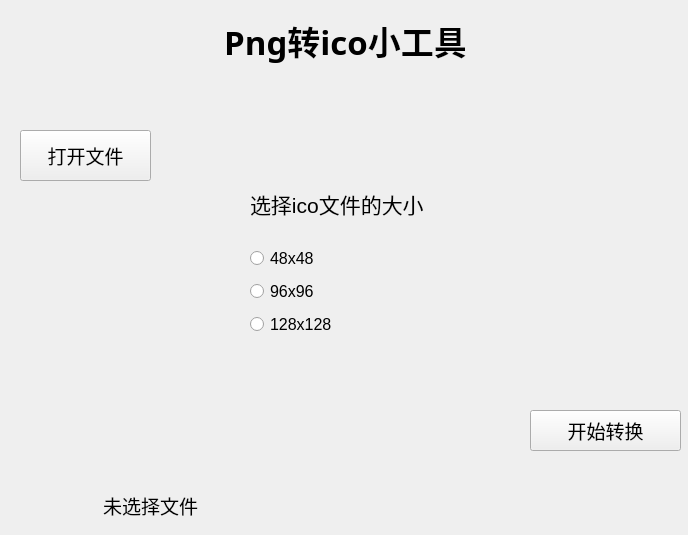
<?xml version="1.0" encoding="UTF-8"?>
<ui version="4.0">
 <class>Form</class>
 <widget class="QWidget" name="Form">
  <property name="geometry">
   <rect>
    <x>0</x>
    <y>0</y>
    <width>688</width>
    <height>535</height>
   </rect>
  </property>
  <property name="windowTitle">
   <string>png2ico</string>
  </property>
  <widget class="QLabel" name="label">
   <property name="geometry">
    <rect>
     <x>70</x>
     <y>0</y>
     <width>551</width>
     <height>81</height>
    </rect>
   </property>
   <property name="font">
    <font>
     <family>微软雅黑</family>
     <pointsize>25</pointsize>
     <weight>75</weight>
     <bold>true</bold>
    </font>
   </property>
   <property name="text">
    <string>Png转ico小工具</string>
   </property>
   <property name="alignment">
    <set>Qt::AlignCenter</set>
   </property>
  </widget>
  <widget class="QPushButton" name="pushButton">
   <property name="geometry">
    <rect>
     <x>20</x>
     <y>130</y>
     <width>131</width>
     <height>51</height>
    </rect>
   </property>
   <property name="font">
    <font>
     <pointsize>14</pointsize>
    </font>
   </property>
   <property name="text">
    <string>打开文件</string>
   </property>
  </widget>
  <widget class="QLabel" name="label_2">
   <property name="geometry">
    <rect>
     <x>0</x>
     <y>480</y>
     <width>301</width>
     <height>51</height>
    </rect>
   </property>
   <property name="font">
    <font>
     <pointsize>14</pointsize>
    </font>
   </property>
   <property name="text">
    <string>未选择文件</string>
   </property>
   <property name="alignment">
    <set>Qt::AlignCenter</set>
   </property>
  </widget>
  <widget class="QPushButton" name="pushButton_2">
   <property name="geometry">
    <rect>
     <x>530</x>
     <y>410</y>
     <width>151</width>
     <height>41</height>
    </rect>
   </property>
   <property name="font">
    <font>
     <pointsize>14</pointsize>
    </font>
   </property>
   <property name="text">
    <string>开始转换</string>
   </property>
  </widget>
  <widget class="QWidget" name="verticalLayoutWidget_2">
   <property name="geometry">
    <rect>
     <x>250</x>
     <y>170</y>
     <width>271</width>
     <height>171</height>
    </rect>
   </property>
   <layout class="QVBoxLayout" name="verticalLayout_2">
    <property name="spacing">
     <number>8</number>
    </property>
    <property name="bottomMargin">
     <number>4</number>
    </property>
    <item>
     <widget class="QLabel" name="label_3">
      <property name="maximumSize">
       <size>
        <width>16777178</width>
        <height>16777</height>
       </size>
      </property>
      <property name="font">
       <font>
        <pointsize>16</pointsize>
       </font>
      </property>
      <property name="layoutDirection">
       <enum>Qt::RightToLeft</enum>
      </property>
      <property name="frameShape">
       <enum>QFrame::NoFrame</enum>
      </property>
      <property name="frameShadow">
       <enum>QFrame::Plain</enum>
      </property>
      <property name="lineWidth">
       <number>0</number>
      </property>
      <property name="text">
       <string>选择ico文件的大小</string>
      </property>
      <property name="alignment">
       <set>Qt::AlignLeading|Qt::AlignLeft|Qt::AlignVCenter</set>
      </property>
      <property name="margin">
       <number>0</number>
      </property>
      <property name="indent">
       <number>-1</number>
      </property>
     </widget>
    </item>
    <item>
     <widget class="QRadioButton" name="radioButton">
      <property name="font">
       <font>
        <pointsize>12</pointsize>
       </font>
      </property>
      <property name="layoutDirection">
       <enum>Qt::LeftToRight</enum>
      </property>
      <property name="text">
       <string>48x48</string>
      </property>
      <attribute name="buttonGroup">
       <string notr="true">buttonGroup</string>
      </attribute>
     </widget>
    </item>
    <item>
     <widget class="QRadioButton" name="radioButton_2">
      <property name="font">
       <font>
        <pointsize>12</pointsize>
       </font>
      </property>
      <property name="text">
       <string>96x96</string>
      </property>
      <attribute name="buttonGroup">
       <string notr="true">buttonGroup</string>
      </attribute>
     </widget>
    </item>
    <item>
     <widget class="QRadioButton" name="radioButton_3">
      <property name="font">
       <font>
        <pointsize>12</pointsize>
       </font>
      </property>
      <property name="text">
       <string>128x128</string>
      </property>
      <attribute name="buttonGroup">
       <string notr="true">buttonGroup</string>
      </attribute>
     </widget>
    </item>
   </layout>
  </widget>
 </widget>
 <resources/>
 <connections/>
 <buttongroups>
  <buttongroup name="buttonGroup"/>
 </buttongroups>
</ui>
